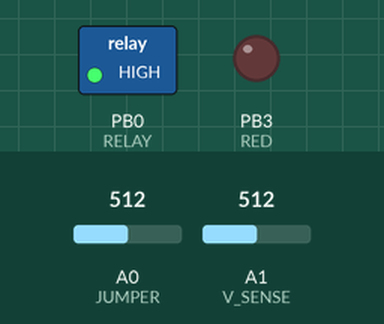
Simulated run of this sketch. Board: ATtiny85, built with avr-gcc and run on an emulated ATtiny85. Parts: switched loads named in the sketch (green lamp = pin HIGH), output pins drawn as LEDs (lit = HIGH). Dashed ring = blinking. Inputs (shaded band) come from the test bench; at power-on: A1 (V_SENSE) = 512, A0 (JUMPER) = 512. EEPROM starts erased.

Above: at 4.0 s.
4.1 s: A1 (V_SENSE) set to 488
5.7 s: A1 (V_SENSE) set to 456
At 6.13 s:
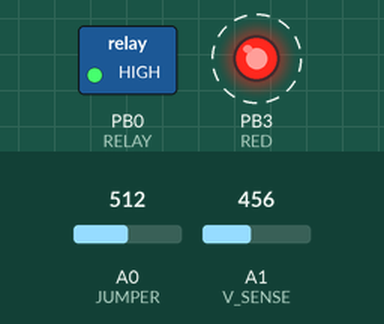
8.7 s: A1 (V_SENSE) set to 511
At 8.7 s:
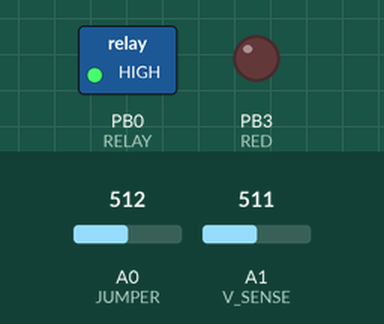
10.2 s: A1 (V_SENSE) set to 306
At 10.61 s:
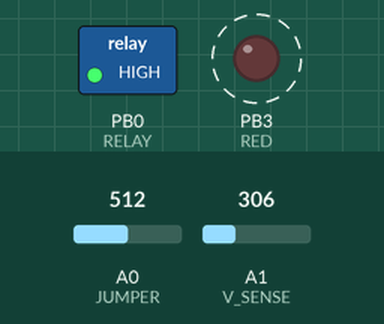
Timing chart, 0 to 14.2 s (numbered marks = the images above; inputs shaded):
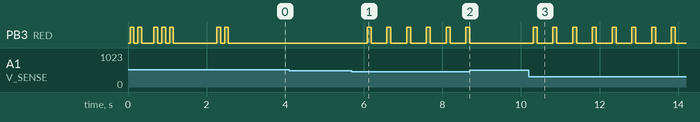

Measured:
- the behaviour switches between 473 and 472 on A1 (V_SENSE) (found by bisection; images 0 and 1)
- after the input at 4.1 s, every drawn part: stays the same
- after the input at 5.7 s, PB3 (RED): alternates HIGH for 0.10 s and LOW for 0.40 s, starting after 0.39 s
- after the input at 8.7 s, PB3 (RED): stops changing and stays LOW
- after the input at 10.2 s, PB3 (RED): alternates HIGH for 0.10 s and LOW for 0.40 s, starting after 0.11 s

The sketch:

LVD_Ammocan_calibrating.ino
```cpp
/*
 * derived from a "flashy" LVD circuit: http://austindavid/lvd
 * Austin David, austin@austindavid.com 6 Sept 2013
 * (cc)
 *
 * Calibration code borrows from
 * http://www.re-innovation.co.uk/web12/index.php/en/information/electronics-information/accurate-voltage-measurement
 *
 *
 * This is specifically for the LVD hardware at https://oshpark.com/shared_projects/81gfc0Mb
 */

/*
 * The ADC is fed wth a voltage divider, 10k + 49.9k
 * Ideal voltage conversion:
 * ADC = Vin * (10 / (10 + 49.9)) / 5 * 1024
 *
 * 11.3v -> ADC @ 387
 * 10.5v -> ADC @ 359
 *
 * YMMV :)  These values are pretty wrong on a breadboard (lots of weird
 * resistances), but work great on a tight soldered protoboard.
 *
 * Make one, ground the debug pin, and check the values; reprogram if needed.
 *
 *
 * For the new PCB LVD, 10k + 33k @ 3.3v VCC
 *   ADC = Vin * (10/(10+33)) / 3.3 * 1024
 * 11.5 -> 902
 * 11.0 -> 794
 *
 *  at 5V, 47.62/V
 *  12.0 -> 571.44
 *  11.5 -> 547.63
 *  11.0 -> 523.82
 *
 *
 * bench observed:
 *   12.0 =~ 547
 */

/* experimental
#define HIGH_WATER 550
#define LOW_WATER 530
*/

#define VREF_ADDY 10
#include <EEPROM.h>

#define VOLTAGE_SCALE        47.62
#define VOLTAGE_CALIBRATION  13.1
#define VOLTAGE_HIGH         12.6
#define VOLTAGE_LOW          12.1

#define LOW_TIMEOUT          30    // seconds


float v_scale = 47.62;
float v_high = VOLTAGE_HIGH * v_scale;
float v_low = VOLTAGE_LOW * v_scale;
int low_timer = 0;

/*
 * ATTiny45 don't have hardware serial (or, I don't use it) and have
 * different pin layouts from a typical Uno dev board
 */

#ifdef __AVR_ATtiny45__
#define ATTINY
#endif

#ifdef __AVR_ATtiny85__
#define ATTINY
#endif

// ATMEL ATTINY45 / ARDUINO
//
//                  +-\/-+
// Ain0 (D 5) PB5  1|    |8  Vcc
// Ain3 (D 3) PB3  2|    |7  PB2 (D 2) Ain1
// Ain2 (D 4) PB4  3|    |6  PB1 (D 1) pwm1
//            GND  4|    |5  PB0 (D 0) pwm0
//                  +----+


#define JUMPER  A0 // DIP 1, also RESET so be careful
#define V_SENSE A1 // DIP 7
#define RED      3 // DIP 2
#define RELAY 0    // DIP 5

#ifndef ATTINY     // Arduino UNO or other board
#define RELAY 13   // the built-in LED on an Uno
#endif

// #define TESTING

byte state;

#define NUMBER_OF_SAMPLES 20
#define DELAY_BETWEEN_SAMPLES 10 // ms
int sampleVoltage(byte pin) {
  int voltage, sum;
  sum = 0;
  for (int i = 0; i < NUMBER_OF_SAMPLES; i++) {
    sum += analogRead(pin);
    delay(DELAY_BETWEEN_SAMPLES);
  }
  voltage = sum / NUMBER_OF_SAMPLES;
  return voltage;
} // int sampleVoltage(byte pin)


void flash(byte pin, byte nr_flashes) {
  for (byte i = 0; i < nr_flashes; i++) {
    digitalWrite(pin, HIGH);
    delay(100);
    digitalWrite(pin, LOW);
    delay(100);
  }
} // flash(pin, nr_flashes)


void try_to_calibrate(void) {
  int jumperValue, sum;
  #ifdef TESTING
  flash(RED, 1);
  delay(1000);
  #endif
  sum = 0;
  for (byte i = 0; i < 10; i++) {
    sum += analogRead(JUMPER);
    delay(5);
  }

  #ifdef TESTING
  flash(RED, 2);
  delay(1000);
  #endif
  jumperValue = sum / 10;

  if (jumperValue < 750) {
    #ifndef TESTING
    flash(RED, 2);
    #endif
    int calibrated_voltage = sampleVoltage(V_SENSE);
    write_calibration(calibrated_voltage);
    #ifndef TESTING
    flash(RED, 2);
    #endif
   }

} // try_to_calibrate()


void write_calibration(int calibrated_voltage) {
  EEPROM.write(VREF_ADDY, calibrated_voltage >> 8);
  EEPROM.write(VREF_ADDY + 1, calibrated_voltage & 0xff);

  flash(RED, 3);
  delay(1000);
} // void write_calibration(int calibrated_voltage)


void read_calibration(void) {
  byte hiByte, loByte;
  int Vref;

  #ifdef TESTING
  flash(RED, 4);
  delay(1000);
  #endif

  hiByte = EEPROM.read(VREF_ADDY);
  loByte = EEPROM.read(VREF_ADDY + 1);
  Vref = (hiByte << 8)+loByte;
  if (hiByte != 255 && loByte != 255 && Vref < 1024) {
    v_scale = 1.0 * Vref / VOLTAGE_CALIBRATION;
    v_high = VOLTAGE_HIGH * v_scale;
    v_low = VOLTAGE_LOW * v_scale;
  } else {
    flash(RED, 20);
  }
} // read_calibration()


void setLVD(byte level) {
  state = level;
  digitalWrite(RED, !level);
  digitalWrite(RELAY, level);
} // void setLVD(byte level)


// the setup routine runs once when you press reset:
void setup() {
  #ifndef ATTINY
  // initialize serial communication at 9600 bits per second:
  Serial.begin(9600);
  #endif
  pinMode(V_SENSE, INPUT);
  pinMode(RELAY, OUTPUT);
  pinMode(RED, OUTPUT);

  // default state: off + quiet
  state = LOW;
  digitalWrite(RELAY, LOW);
  digitalWrite(RED, LOW);

  // check to see if we're supposed to recalibrate
  try_to_calibrate();

  // read a calibrated value for the ADC
  read_calibration();

  #ifdef TESTING
  flash(RED, 5);
  delay(1000);
  #endif

  // try to set it "on" *once*
  int voltage = sampleVoltage(V_SENSE);
  if (voltage > v_high) {
    setLVD(HIGH);
  } else {
    setLVD(LOW);
  }
} // setup()


// the loop routine runs over and over again forever:
void loop() {
  int voltage = sampleVoltage(V_SENSE);

#ifndef ATTINY
  // print out the value you read:
  Serial.println(voltage);
#endif

  if (voltage < v_low) {
    low_timer += 5;

    if (low_timer >= LOW_TIMEOUT*10) {
      setLVD(LOW);
      delay(999999); // sleep a long time
    } else {
      flash(RED, 1);
    }
  } else {
    low_timer = 0;
  }

  delay(100);
} // loop()
```
